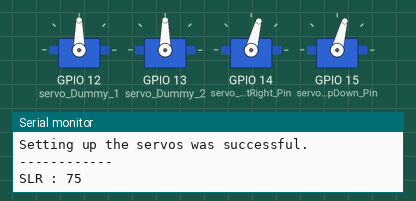
Simulated run of this sketch. Board: ESP32. On the bench: 4 × servo, the last lines printed to the serial monitor.

Above: at 3.05 s.
At 6.45 s:
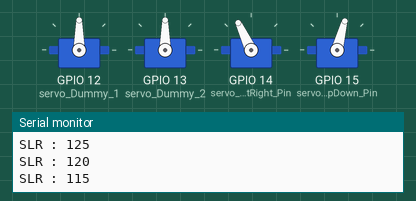
At 9.85 s:
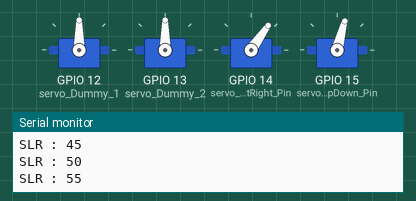
At 19.15 s:
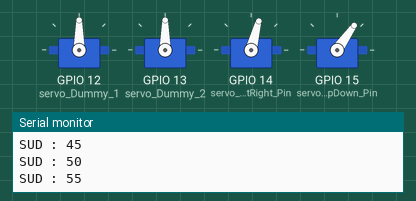
Timing chart, 0 to 27.2 s (numbered marks = the images above):
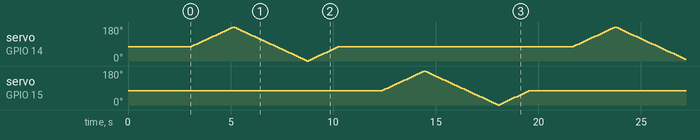

The sketch:

pantiltpractice.ino
```cpp
//>>>>>>>>>>>>>>>>>>>>>>>>>>>>>>>>>>>>>>>>>>>>>>>>>>>>>>>>>>>>>>>>>>>>>>>>>>>>>>>>>>>>>>>>>>>>>>> 01 ESP32 Cam Test Servo
/*
 * Reference :
 * - ESP32Servo (Author: Kevin Harrington,John K. Bennett) : - https://www.arduino.cc/reference/en/libraries/esp32servo/
 *                                                           - https://github.com/madhephaestus/ESP32Servo
 * - Timer on ESP32 : https://openlabpro.com/guide/timer-on-esp32/
 *
 * and from various other sources.
 */

/* ======================================== Including the libraries. */
#include <ESP32Servo.h>
/* ======================================== */

/* ======================================== SERVOs GPIO */
#define servo_LeftRight_Pin   14
#define servo_UpDown_Pin      15
/* ======================================== */

/* ======================================== Variables declaration */
// Variable for servo position
int servo_LeftRight_Pos = 75;
int servo_UpDown_Pos = 75;
/* ======================================== */

/* ======================================== Initialize servos */
/*
 * Maybe in this section you are a little confused, why did I initialize 4 servos, even though in this project only 2 servos are used. Below is a brief explanation.
 *
 * The ESP32 has 4 hardware timers (please correct me if I'm wrong). If only initialize 2 servos, then automatically based on servo library,
 * then servo_1 will use timer_0 (channel_0) and servo_2 will use timer_1 (channel_1).
 * That would be a problem because timer_0 (channel_0) and timer_1 (channel_1) are already in use by the camera.
 *
 * Therefore, initialization of 4 servos is used, so that the 2 servos that are actually used will shift to timer_2 (channel_2) and timer_3 (channel_3). Below is the simple flow:
 *
 * servo_Dummy_1    --> timer_0 or channel_0
 * servo_Dummy_2    --> timer_1 or channel_1
 * servo_LeftRight  --> timer_2 or channel_2
 * servo_UpDown     --> timer_3 or channel_3
 *
 * Based on the flow above, the initialization of servo_Dummy_1 and servo_Dummy_2 is only used to shift the timer,
 * so the 2 servos used in this project will use timer_2 (channel_2) and timer_3 (channel_3).
 * servo_Dummy_1 and servo_Dummy_2 are not actually used, because timer_0 (channel_0) and timer_1 (channel_1) are already used by the camera.
 */
Servo servo_Dummy_1;
Servo servo_Dummy_2;
Servo servo_LeftRight;
Servo servo_UpDown;
/* ======================================== */

/* ________________________________________________________________________________ VOID SETUP() */
void setup() {
  // put your setup code here, to run once:

  /* ---------------------------------------- Init serial communication speed (baud rate). */
  Serial.begin(115200);
  Serial.setDebugOutput(false);
  Serial.println();
  /* ---------------------------------------- */

  /* ---------------------------------------- Setting Servos */
  Serial.println();
  Serial.println("------------");
  Serial.println("Start setting Servos...");
  servo_LeftRight.setPeriodHertz(50); //--> // Standard 50hz servo
  servo_UpDown.setPeriodHertz(50);    //--> // Standard 50hz servo
  servo_Dummy_1.attach(12, 1000, 2000);
  servo_Dummy_2.attach(13, 1000, 2000);
  servo_LeftRight.attach(servo_LeftRight_Pin, 1000, 2000);
  servo_UpDown.attach(servo_UpDown_Pin, 1000, 2000);

  servo_LeftRight.write(servo_LeftRight_Pos);
  servo_UpDown.write(servo_UpDown_Pos);
  Serial.println("Setting up the servos was successful.");
  Serial.println("------------");
  Serial.println();
  /* ---------------------------------------- */

  delay(3000);
}

void loop() {
  // put your main code here, to run repeatedly:

  for (int i = 75; i <= 175; i+=5) {
    servo_LeftRight.write(i);
    Serial.print("SLR : ");
    Serial.println(i);
    delay(100);
  }

  for (int i = 180; i >= 5; i-=5) {
    servo_LeftRight.write(i);
    Serial.print("SLR : ");
    Serial.println(i);
    delay(100);
  }

  for (int i = 0; i <= 75; i+=5) {
    servo_LeftRight.write(i);
    Serial.print("SLR : ");
    Serial.println(i);
    delay(100);
  }

  delay(2000);

  for (int i = 75; i <= 175; i+=5) {
    servo_UpDown.write(i);
    Serial.print("SUD : ");
    Serial.println(i);
    delay(100);
  }

  for (int i = 180; i >= 5; i-=5) {
    servo_UpDown.write(i);
    Serial.print("SUD : ");
    Serial.println(i);
    delay(100);
  }

  for (int i = 0; i <= 75; i+=5) {
    servo_UpDown.write(i);
    Serial.print("SUD : ");
    Serial.println(i);
    delay(100);
  }

  delay(2000);
}
```
